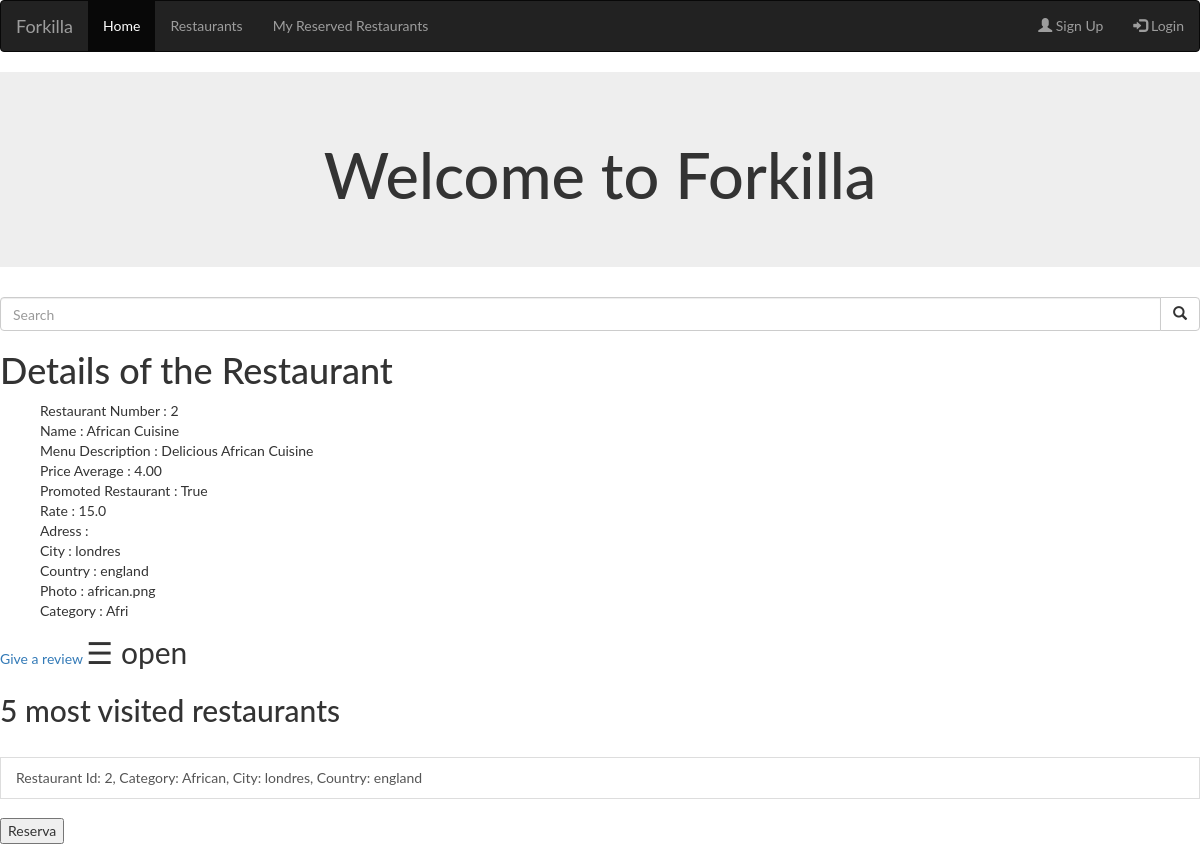
Screenshot of /restaurant/2 with the database file from the repository.
### forkilla/models.py (models this page shows, shortened)
class Restaurant(models.Model):
        CATEGORIES = (
        ("Rice", "Rice"),
        ("Fusi", "Fusion"),
        ("BBQ", "Barbecue"),
        ("Chin", "Chinese"),
        ("Medi", "Mediterranean"),
        ("Crep", "Creperie"),
        ("Hind", "Hindu"),
        ("Japa", "Japanese"),
        ("Ital", "Italian"),
        ("Mexi", "Mexican"),
        ("Peru", "Peruvian"),
        ("Russ", "Russian"),
        ("Turk", "Turkish"),
        ("Basq", "Basque"),
        ("Vegy", "Vegetarian"),
        ("Afri", "African"),
        ("Egyp", "Egyptian"),
        ("Grek", "Greek"))
        _d_categories = dict(CATEGORIES);
        restaurant_number = models.CharField(max_length=8)
        name = models.CharField(max_length=50)
        menu_description = models.CharField(max_length=80)
        price_average = models.DecimalField(max_digits=5, decimal_places=2)
        is_promot = models.BooleanField()
        rate = models.DecimalField(max_digits=3, decimal_places=1)
        address = models.CharField(max_length=50)
        city = models.CharField(max_length=50)
        country = models.CharField(max_length=50)
        featured_photo = models.ImageField()
        category = models.CharField(max_length=5, choices=CATEGORIES)
        capacity = models.PositiveIntegerField()
        def get_human_category(self):
            return self._d_categories[self.category]
        def __str__(self):
            return ('[**Promoted**]' if self.is_promot else '') + "[" + self.category + "] " \
             "[" + self.restaurant_number + "] " + self.name + " - " + self.menu_description + " (" + str(
              self.rate) + ")" \
             ": " + str(self.price_average) + u" €"

### forkilla/views.py (the view)
# urls.py: url(r'^restaurant/(?P<restaurant_number>.*)',views.details, name='details'),
def details(request,restaurant_number=""):
    viewed_restaurants = _check_session(request)
    restaurant = Restaurant.objects.get(restaurant_number=restaurant_number)
    print(restaurant,"reeee")
    viewed_restaurants.restaurant.add(restaurant)
    restaurant1 = Review.objects.filter(number = restaurant.restaurant_number)
    for i in restaurant1:
        print(i.message , ".....................")
    context = {
        'details': restaurant,
        'viewed_restaurants': viewed_restaurants,
        'msg':restaurant1
    }
    return render(request, 'forkilla/details.html', context)

### forkilla/views.py (called while the page is built)
def _check_session(request):
    if "viewedrestaurants" not in request.session:
        viewedrestaurants = ViewedRestaurants()
        viewedrestaurants.save()
        request.session["viewedrestaurants"] = viewedrestaurants.id_vr
    else:
        viewedrestaurants = ViewedRestaurants.objects.get(id_vr=request.session["viewedrestaurants"])
    return viewedrestaurants

### templates/forkilla/details.html (shortened to what this page needs)
{% extends "forkilla/base.html" %}
{% block content %}
    <h1>Details of the Restaurant</h1>
    {% if details %}
    <ul>
        Restaurant Number : {{ details.restaurant_number }}
        <br>
        Name : {{ details.name }}
        <br>
        Menu Description : {{ details.menu_description }}
        <br>
        Price Average : {{ details.price_average }}
        <br>
        Promoted Restaurant : {{ details.is_promot }}
        <br>
        Rate : {{ details.rate }}
        <br>
        Adress : {{ details.adress }}
        <br>
        City : {{ details.city }}
        <br>
        Country : {{ details.country }}
        <br>
        Photo : {{ details.featured_photo }}
        <br>
        Category : {{ details.category }}
    </ul>
    {% else %}
        <p>No restaurants are available.</p>
    {% endif %}
    <a data-role="button" href="{% url 'review' details.restaurant_number %}">Give a review </a>
    <span style="font-size:30px;cursor:pointer" onclick="openNav()">&#9776; open</span>
{% endblock %}

### templates/forkilla/base.html (shortened to what this page needs)
<!DOCTYPE html>
<html lang="en">
<head>
    <link rel="stylesheet" href="https://maxcdn.bootstrapcdn.com/bootstrap/3.3.7/css/bootstrap.min.css">
</head>
<body>
        <nav class="navbar navbar-inverse">
          <div class="container-fluid">
            <div class="navbar-header">
              <a class="navbar-brand" href="http://laforkilla.com/">Forkilla</a>
            </div>
            <ul class="nav navbar-nav">
              <li class="active"><a href="{% url 'index' %}">Home</a></li>
              <li><a href="{% url 'restaurants' %}">Restaurants</a></li>
              <li><a href="{% url 'reservationlist' %}">My Reserved Restaurants</a></li>
            </ul>
            {% if user.is_authenticated %}
                <ul class="nav navbar-nav navbar-right">
                  <li><a href="{% url 'logout' %}"><span class="glyphicon glyphicon-user"></span> Log Out</a></li>
                </ul>
            {% else %}
                <ul class="nav navbar-nav navbar-right">
                  <li><a href="{% url 'home' %}"><span class="glyphicon glyphicon-user"></span> Sign Up</a></li>
                  <li><a href="{% url 'login' %}"><span class="glyphicon glyphicon-log-in"></span> Login</a></li>
                </ul>
            {% endif %}
          </div>
        </nav>
        <div class="jumbotron text-center">
          <h1>Welcome to Forkilla </h1>
        </div>
        <form action="{% url 'restaurants'%}" method="GET">
          <div class="input-group">
            <input type="text" class="form-control" name="rest" placeholder="Search">
            <div class="input-group-btn">
              <button class="btn btn-default" type="submit">
                <i class="glyphicon glyphicon-search"></i>
              </button>
            </div>
          </div>
        </form>
        {% block content %}{% endblock %}
        {% if viewed_restaurants %}
            <h2> 5 most visited restaurants </h2>
            <div class="list-group">
            <form action="{% url 'reservation'%}" method="get">
            {% for restaurant in viewed_restaurants.restaurant.all|slice:":5:-1" %}
                <br>
                <a href="{% url 'details' restaurant.restaurant_number%}" class="list-group-item">Restaurant Id: {{ restaurant.restaurant_number }}, Category: {{ restaurant.get_human_category }}, City: {{ restaurant.city }}, Country: {{ restaurant.country }}</a><br>
                <button type="submit" name="reservation" value={{restaurant.restaurant_number}}> Reserva</button>
                <br>
            {% endfor %}
             </form>
            </div>
        {% endif %}
</body>
</html>

### templates/forkilla/details.html (style rules this page uses)
body { font-family: "Lato", sans-serif; }

### rows the page displays
Restaurant: restaurant_number "2", name "African Cuisine", menu_description "Delicious African Cuisine", price_average "4.00", is_promot "True", rate "15.0", city "londres", country "england", featured_photo "african.png", category "Afri", get_human_category "African"
